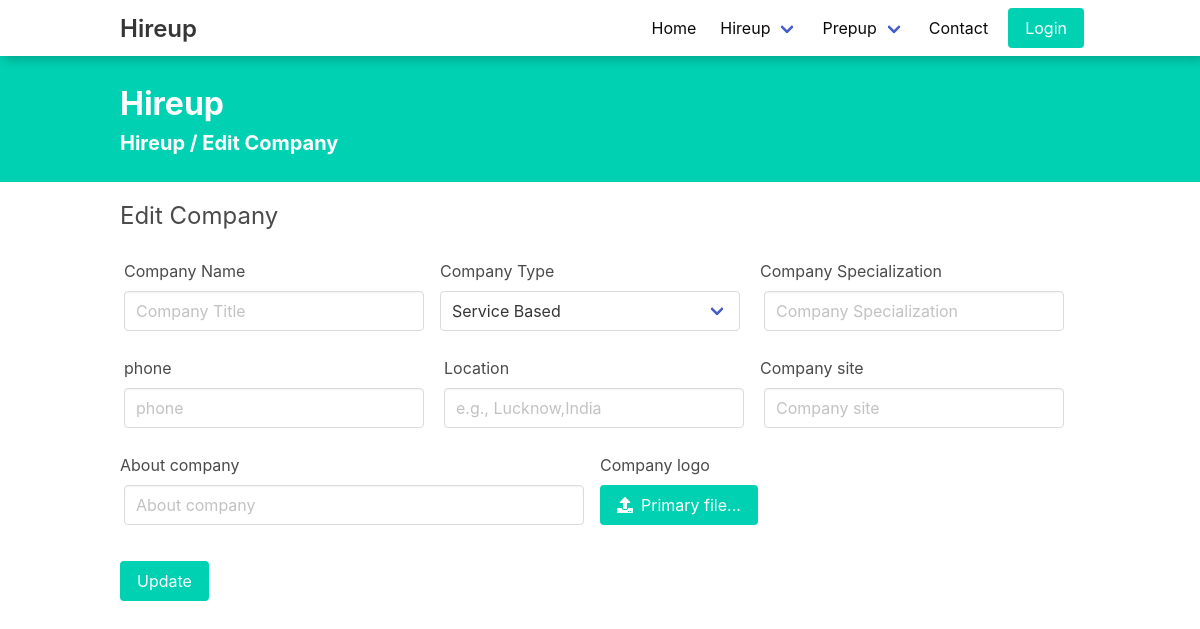
/edit-company/1/, run on an earlier commit of the app's database.
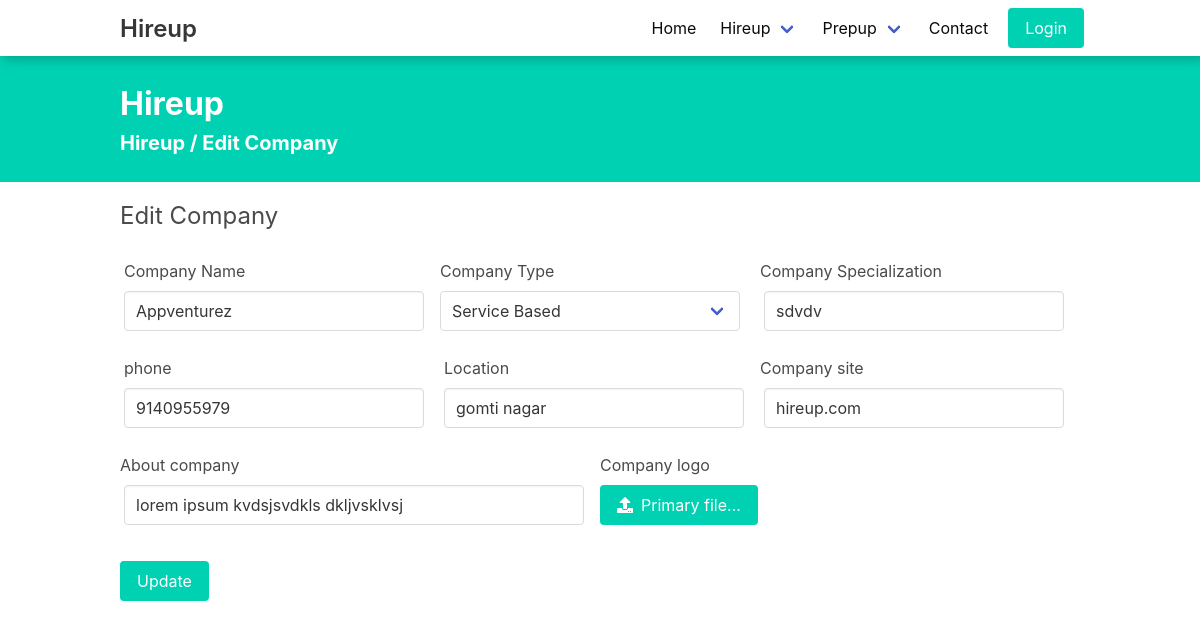
And on a later commit of the database.
### HireApp/models.py (models this page shows)
class CompanyProfile(models.Model):
    company_name = models.CharField(max_length=255, null=True)
    company_type = models.CharField(max_length=30, null=True)
    company_specialization = models.CharField(max_length=30, null=True)
    phone = models.CharField(max_length=20, null=True)
    company_logo = models.ImageField(upload_to="company_logo", null=True)
    about_company = models.TextField(null=True)
    company_site = models.CharField(max_length=100, null=True)
    location = models.CharField(max_length=200, null=True, blank=True)

### UserApp/views.py (the view, shortened to what this page needs)
# urls.py: path('edit-company/<int:id>/', editCompany, name="editCompany"),
def editCompany(request, id=None):
    if id == None:
        return render(request, 'users/editCompany.html', {'button': 'Save', 'page': 'Add'})
    else:
        companyProfile = CompanyProfile.objects.filter(id=id).first()
        return render(request, 'users/editCompany.html', {'data': companyProfile, 'button': 'Update', 'page': 'Edit'})

### templates/users/editCompany.html (shortened to what the changed rows need)
{% extends "layout.html" %} {% load static %} {% block css %}
<link rel="stylesheet" href="{% static 'css/prepup/index.css' %}" />
<link rel="stylesheet" href="{% static 'css/hireup/createJob.css' %}" />
<link
  rel="stylesheet"
  href="https://cdnjs.cloudflare.com/ajax/libs/font-awesome/4.7.0/css/font-awesome.min.css"
/>
<link
  rel="stylesheet"
  href="https://use.fontawesome.com/releases/v5.8.1/css/all.css"
/>
{% endblock %} {% block body %}
<div class="has-background-primary set">
  <div class="container py-5">
    <h1 class="is-size-3 has-text-white m-0"><b>Hireup</b></h1>
    <h2 class="is-size-5 has-text-white"><b>Hireup / {{ page }} Company</b></h2>
  </div>
</div>
<section class="section container set">
  <h2 class="is-size-4 mb-3">{{ page }} Company</h2>
  <form class="editCompany" method="post" enctype="multipart/form-data">
    <div class="field is-horizontal">
      <div class="field-body">
        <div class="field">
          <p class="control is-expanded is-fullwidth">
            <input
              class="input mx-1"
              type="text"
              placeholder="Company Title"
              name="company_name"
              id="company_name"
              value="{{ data.company_name }}"
              required
            />
          </p>
        </div>
      </div>
      <div class="field-body">
        <div class="field">
          <p class="control is-expanded is-fullwidth">
            <input
              class="input mx-1"
              type="text"
              placeholder="Company Specialization"
              name="company_specialization"
              id="company_specialization"
              value="{{ data.company_specialization }}"
              required
            />
          </p>
        </div>
      </div>
    </div>
    <div class="field is-horizontal">
      <div class="field-body">
        <div class="field">
          <p class="control is-expanded is-fullwidth">
            <input
              class="input mx-1"
              type="text"
              placeholder="phone"
              name="phone"
              id="phone"
              value="{{ data.phone }}"
              required
            />
          </p>
        </div>
      </div>
      <div class="field-body">
        <div class="field">
          <p class="control is-expanded is-fullwidth">
            <input
              class="input mx-1"
              type="text"
              placeholder="e.g., Lucknow,India"
              name="location"
              id="location"
              value="{{ data.location }}"
              required
            />
          </p>
        </div>
      </div>
      <div class="field-body">
        <div class="field">
          <p class="control is-expanded is-fullwidth">
            <input
              class="input mx-1"
              type="text"
              placeholder="Company site"
              name="company_site"
              id="company_site"
              value="{{ data.company_site }}"
              required
            />
          </p>
        </div>
      </div>
    </div>
    <div class="field is-horizontal">
      <div class="field-body">
        <div class="field">
          <p class="control is-expanded is-fullwidth">
            <input
              class="input mx-1"
              type="text"
              placeholder="About company"
              name="about_company"
              id="about_company"
              value="{{ data.about_company }}"
              required
            />
          </p>
        </div>
      </div>
    </div>
    <br />
  </form>
</section>
{% endblock %} {% block script %} {% endblock %}

What changed in the data, as far as the page shows it:
added CompanyProfile: company_name "Appventurez", company_specialization "sdvdv", phone "9140955979", location "gomti nagar", company_site "hireup.com", about_company "lorem ipsum kvdsjsvdkls dkljvsklvsj"
